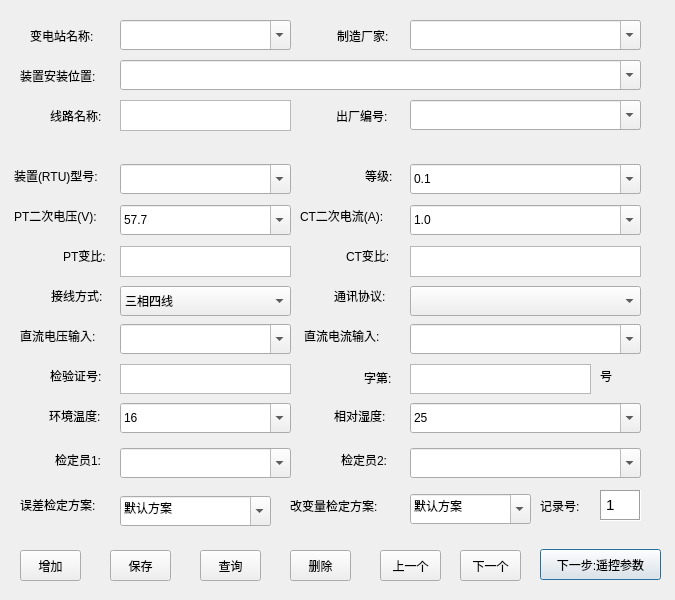
<?xml version="1.0" encoding="UTF-8"?>
<ui version="4.0">
 <class>rtu_para</class>
 <widget class="QDialog" name="rtu_para">
  <property name="geometry">
   <rect>
    <x>0</x>
    <y>0</y>
    <width>675</width>
    <height>600</height>
   </rect>
  </property>
  <property name="sizePolicy">
   <sizepolicy hsizetype="Fixed" vsizetype="Fixed">
    <horstretch>0</horstretch>
    <verstretch>0</verstretch>
   </sizepolicy>
  </property>
  <property name="cursor">
   <cursorShape>ArrowCursor</cursorShape>
  </property>
  <property name="windowTitle">
   <string notr="true">RTU基本参数录入</string>
  </property>
  <property name="locale">
   <locale language="Chinese" country="China"/>
  </property>
  <widget class="QComboBox" name="cb_rtu_station">
   <property name="geometry">
    <rect>
     <x>120</x>
     <y>20</y>
     <width>171</width>
     <height>30</height>
    </rect>
   </property>
   <property name="locale">
    <locale language="Chinese" country="China"/>
   </property>
   <property name="editable">
    <bool>true</bool>
   </property>
   <property name="maxVisibleItems">
    <number>5</number>
   </property>
   <property name="insertPolicy">
    <enum>QComboBox::InsertAtBottom</enum>
   </property>
  </widget>
  <widget class="QLabel" name="label">
   <property name="geometry">
    <rect>
     <x>30</x>
     <y>20</y>
     <width>101</width>
     <height>31</height>
    </rect>
   </property>
   <property name="locale">
    <locale language="Chinese" country="China"/>
   </property>
   <property name="text">
    <string>变电站名称:</string>
   </property>
  </widget>
  <widget class="QComboBox" name="cb_rtu_producer">
   <property name="geometry">
    <rect>
     <x>410</x>
     <y>20</y>
     <width>231</width>
     <height>30</height>
    </rect>
   </property>
   <property name="editable">
    <bool>true</bool>
   </property>
   <property name="maxVisibleItems">
    <number>5</number>
   </property>
  </widget>
  <widget class="QLabel" name="label_2">
   <property name="geometry">
    <rect>
     <x>337</x>
     <y>20</y>
     <width>81</width>
     <height>31</height>
    </rect>
   </property>
   <property name="text">
    <string>制造厂家:</string>
   </property>
  </widget>
  <widget class="QLabel" name="label_3">
   <property name="geometry">
    <rect>
     <x>20</x>
     <y>60</y>
     <width>101</width>
     <height>31</height>
    </rect>
   </property>
   <property name="locale">
    <locale language="Chinese" country="China"/>
   </property>
   <property name="text">
    <string>装置安装位置:</string>
   </property>
  </widget>
  <widget class="QComboBox" name="cb_position">
   <property name="geometry">
    <rect>
     <x>120</x>
     <y>60</y>
     <width>521</width>
     <height>30</height>
    </rect>
   </property>
   <property name="editable">
    <bool>true</bool>
   </property>
  </widget>
  <widget class="QLabel" name="label_4">
   <property name="geometry">
    <rect>
     <x>50</x>
     <y>100</y>
     <width>101</width>
     <height>31</height>
    </rect>
   </property>
   <property name="text">
    <string>线路名称:</string>
   </property>
  </widget>
  <widget class="QComboBox" name="cb_rtu_number">
   <property name="geometry">
    <rect>
     <x>410</x>
     <y>100</y>
     <width>231</width>
     <height>30</height>
    </rect>
   </property>
   <property name="editable">
    <bool>true</bool>
   </property>
   <property name="maxVisibleItems">
    <number>5</number>
   </property>
  </widget>
  <widget class="QLabel" name="label_5">
   <property name="geometry">
    <rect>
     <x>336</x>
     <y>100</y>
     <width>101</width>
     <height>31</height>
    </rect>
   </property>
   <property name="text">
    <string>出厂编号:</string>
   </property>
  </widget>
  <widget class="QLabel" name="label_6">
   <property name="geometry">
    <rect>
     <x>14</x>
     <y>160</y>
     <width>121</width>
     <height>31</height>
    </rect>
   </property>
   <property name="text">
    <string>装置(RTU)型号:</string>
   </property>
  </widget>
  <widget class="QComboBox" name="cb_rtu_type">
   <property name="geometry">
    <rect>
     <x>120</x>
     <y>164</y>
     <width>171</width>
     <height>30</height>
    </rect>
   </property>
   <property name="editable">
    <bool>true</bool>
   </property>
   <property name="maxVisibleItems">
    <number>5</number>
   </property>
  </widget>
  <widget class="QLabel" name="label_7">
   <property name="geometry">
    <rect>
     <x>365</x>
     <y>160</y>
     <width>101</width>
     <height>31</height>
    </rect>
   </property>
   <property name="text">
    <string>等级:</string>
   </property>
  </widget>
  <widget class="QComboBox" name="cb_rtu_grade">
   <property name="geometry">
    <rect>
     <x>410</x>
     <y>164</y>
     <width>231</width>
     <height>30</height>
    </rect>
   </property>
   <property name="editable">
    <bool>true</bool>
   </property>
   <property name="maxVisibleItems">
    <number>5</number>
   </property>
   <item>
    <property name="text">
     <string>0.1</string>
    </property>
   </item>
   <item>
    <property name="text">
     <string>0.2</string>
    </property>
   </item>
   <item>
    <property name="text">
     <string>0.5</string>
    </property>
   </item>
   <item>
    <property name="text">
     <string>1</string>
    </property>
   </item>
  </widget>
  <widget class="QLabel" name="label_8">
   <property name="geometry">
    <rect>
     <x>14</x>
     <y>200</y>
     <width>101</width>
     <height>31</height>
    </rect>
   </property>
   <property name="text">
    <string>PT二次电压(V):</string>
   </property>
  </widget>
  <widget class="QComboBox" name="cb_twice_v">
   <property name="geometry">
    <rect>
     <x>120</x>
     <y>205</y>
     <width>171</width>
     <height>30</height>
    </rect>
   </property>
   <property name="editable">
    <bool>true</bool>
   </property>
   <property name="maxVisibleItems">
    <number>5</number>
   </property>
   <item>
    <property name="text">
     <string>57.7</string>
    </property>
   </item>
   <item>
    <property name="text">
     <string>100</string>
    </property>
   </item>
   <item>
    <property name="text">
     <string>220</string>
    </property>
   </item>
   <item>
    <property name="text">
     <string>380</string>
    </property>
   </item>
  </widget>
  <widget class="QLabel" name="label_9">
   <property name="geometry">
    <rect>
     <x>300</x>
     <y>200</y>
     <width>101</width>
     <height>31</height>
    </rect>
   </property>
   <property name="text">
    <string>CT二次电流(A):</string>
   </property>
  </widget>
  <widget class="QComboBox" name="cb_twice_a">
   <property name="geometry">
    <rect>
     <x>410</x>
     <y>205</y>
     <width>231</width>
     <height>30</height>
    </rect>
   </property>
   <property name="editable">
    <bool>true</bool>
   </property>
   <property name="maxVisibleItems">
    <number>5</number>
   </property>
   <item>
    <property name="text">
     <string>1.0</string>
    </property>
   </item>
   <item>
    <property name="text">
     <string>2.0</string>
    </property>
   </item>
   <item>
    <property name="text">
     <string>5.0</string>
    </property>
   </item>
   <item>
    <property name="text">
     <string>20.0</string>
    </property>
   </item>
  </widget>
  <widget class="QLabel" name="label_10">
   <property name="geometry">
    <rect>
     <x>63</x>
     <y>240</y>
     <width>101</width>
     <height>31</height>
    </rect>
   </property>
   <property name="text">
    <string>PT变比:</string>
   </property>
  </widget>
  <widget class="QLabel" name="label_11">
   <property name="geometry">
    <rect>
     <x>346</x>
     <y>240</y>
     <width>101</width>
     <height>31</height>
    </rect>
   </property>
   <property name="text">
    <string>CT变比:</string>
   </property>
  </widget>
  <widget class="QLabel" name="label_12">
   <property name="geometry">
    <rect>
     <x>51</x>
     <y>280</y>
     <width>101</width>
     <height>31</height>
    </rect>
   </property>
   <property name="text">
    <string>接线方式:</string>
   </property>
  </widget>
  <widget class="QComboBox" name="cb_rtu_lineway">
   <property name="geometry">
    <rect>
     <x>120</x>
     <y>286</y>
     <width>171</width>
     <height>30</height>
    </rect>
   </property>
   <property name="maxVisibleItems">
    <number>5</number>
   </property>
   <item>
    <property name="text">
     <string>三相四线</string>
    </property>
   </item>
   <item>
    <property name="text">
     <string>三相三线</string>
    </property>
   </item>
   <item>
    <property name="text">
     <string>三相四线(无IB)</string>
    </property>
   </item>
   <item>
    <property name="text">
     <string>三相三线(加IB)</string>
    </property>
   </item>
  </widget>
  <widget class="QLabel" name="label_13">
   <property name="geometry">
    <rect>
     <x>334</x>
     <y>280</y>
     <width>101</width>
     <height>31</height>
    </rect>
   </property>
   <property name="text">
    <string>通讯协议:</string>
   </property>
  </widget>
  <widget class="QComboBox" name="cb_rtu_protocl">
   <property name="geometry">
    <rect>
     <x>410</x>
     <y>286</y>
     <width>231</width>
     <height>30</height>
    </rect>
   </property>
   <property name="maxVisibleItems">
    <number>5</number>
   </property>
  </widget>
  <widget class="QLabel" name="label_14">
   <property name="geometry">
    <rect>
     <x>20</x>
     <y>320</y>
     <width>101</width>
     <height>31</height>
    </rect>
   </property>
   <property name="text">
    <string>直流电压输入:</string>
   </property>
  </widget>
  <widget class="QComboBox" name="cb_dc_V">
   <property name="geometry">
    <rect>
     <x>120</x>
     <y>324</y>
     <width>171</width>
     <height>30</height>
    </rect>
   </property>
   <property name="editable">
    <bool>true</bool>
   </property>
   <property name="maxVisibleItems">
    <number>5</number>
   </property>
  </widget>
  <widget class="QLabel" name="label_15">
   <property name="geometry">
    <rect>
     <x>304</x>
     <y>320</y>
     <width>101</width>
     <height>31</height>
    </rect>
   </property>
   <property name="text">
    <string>直流电流输入:</string>
   </property>
  </widget>
  <widget class="QComboBox" name="cb_dc_A">
   <property name="geometry">
    <rect>
     <x>410</x>
     <y>324</y>
     <width>231</width>
     <height>30</height>
    </rect>
   </property>
   <property name="editable">
    <bool>true</bool>
   </property>
   <property name="maxVisibleItems">
    <number>5</number>
   </property>
  </widget>
  <widget class="QLabel" name="label_16">
   <property name="geometry">
    <rect>
     <x>50</x>
     <y>360</y>
     <width>101</width>
     <height>31</height>
    </rect>
   </property>
   <property name="text">
    <string>检验证号:</string>
   </property>
  </widget>
  <widget class="QLabel" name="label_17">
   <property name="geometry">
    <rect>
     <x>364</x>
     <y>370</y>
     <width>41</width>
     <height>16</height>
    </rect>
   </property>
   <property name="text">
    <string>字第:</string>
   </property>
  </widget>
  <widget class="QLabel" name="label_18">
   <property name="geometry">
    <rect>
     <x>49</x>
     <y>400</y>
     <width>101</width>
     <height>31</height>
    </rect>
   </property>
   <property name="text">
    <string>环境温度:</string>
   </property>
  </widget>
  <widget class="QComboBox" name="cb_temper">
   <property name="geometry">
    <rect>
     <x>120</x>
     <y>403</y>
     <width>171</width>
     <height>30</height>
    </rect>
   </property>
   <property name="editable">
    <bool>true</bool>
   </property>
   <property name="maxVisibleItems">
    <number>5</number>
   </property>
   <item>
    <property name="text">
     <string>16</string>
    </property>
   </item>
   <item>
    <property name="text">
     <string>17</string>
    </property>
   </item>
   <item>
    <property name="text">
     <string>18</string>
    </property>
   </item>
   <item>
    <property name="text">
     <string>19</string>
    </property>
   </item>
   <item>
    <property name="text">
     <string>20</string>
    </property>
   </item>
   <item>
    <property name="text">
     <string>21</string>
    </property>
   </item>
   <item>
    <property name="text">
     <string>22</string>
    </property>
   </item>
   <item>
    <property name="text">
     <string>23</string>
    </property>
   </item>
   <item>
    <property name="text">
     <string>24</string>
    </property>
   </item>
   <item>
    <property name="text">
     <string>25</string>
    </property>
   </item>
   <item>
    <property name="text">
     <string>26</string>
    </property>
   </item>
   <item>
    <property name="text">
     <string>27</string>
    </property>
   </item>
   <item>
    <property name="text">
     <string>28</string>
    </property>
   </item>
   <item>
    <property name="text">
     <string>29</string>
    </property>
   </item>
   <item>
    <property name="text">
     <string>30</string>
    </property>
   </item>
   <item>
    <property name="text">
     <string>31</string>
    </property>
   </item>
   <item>
    <property name="text">
     <string>32</string>
    </property>
   </item>
   <item>
    <property name="text">
     <string>33</string>
    </property>
   </item>
   <item>
    <property name="text">
     <string>34</string>
    </property>
   </item>
   <item>
    <property name="text">
     <string>35</string>
    </property>
   </item>
   <item>
    <property name="text">
     <string>36</string>
    </property>
   </item>
   <item>
    <property name="text">
     <string>37</string>
    </property>
   </item>
   <item>
    <property name="text">
     <string>38</string>
    </property>
   </item>
   <item>
    <property name="text">
     <string>39</string>
    </property>
   </item>
   <item>
    <property name="text">
     <string>40</string>
    </property>
   </item>
  </widget>
  <widget class="QLabel" name="label_19">
   <property name="geometry">
    <rect>
     <x>55</x>
     <y>444</y>
     <width>101</width>
     <height>31</height>
    </rect>
   </property>
   <property name="text">
    <string>检定员1:</string>
   </property>
  </widget>
  <widget class="QComboBox" name="cb_checker1">
   <property name="geometry">
    <rect>
     <x>120</x>
     <y>448</y>
     <width>171</width>
     <height>30</height>
    </rect>
   </property>
   <property name="editable">
    <bool>true</bool>
   </property>
   <property name="maxVisibleItems">
    <number>5</number>
   </property>
  </widget>
  <widget class="QLabel" name="label_20">
   <property name="geometry">
    <rect>
     <x>334</x>
     <y>400</y>
     <width>81</width>
     <height>31</height>
    </rect>
   </property>
   <property name="text">
    <string>相对湿度:</string>
   </property>
  </widget>
  <widget class="QComboBox" name="cb_humdity">
   <property name="geometry">
    <rect>
     <x>410</x>
     <y>403</y>
     <width>231</width>
     <height>30</height>
    </rect>
   </property>
   <property name="editable">
    <bool>true</bool>
   </property>
   <property name="maxVisibleItems">
    <number>5</number>
   </property>
   <item>
    <property name="text">
     <string>25</string>
    </property>
   </item>
   <item>
    <property name="text">
     <string>26</string>
    </property>
   </item>
   <item>
    <property name="text">
     <string>27</string>
    </property>
   </item>
   <item>
    <property name="text">
     <string>28</string>
    </property>
   </item>
   <item>
    <property name="text">
     <string>29</string>
    </property>
   </item>
   <item>
    <property name="text">
     <string>30</string>
    </property>
   </item>
   <item>
    <property name="text">
     <string>31</string>
    </property>
   </item>
   <item>
    <property name="text">
     <string>32</string>
    </property>
   </item>
   <item>
    <property name="text">
     <string>33</string>
    </property>
   </item>
   <item>
    <property name="text">
     <string>34</string>
    </property>
   </item>
   <item>
    <property name="text">
     <string>35</string>
    </property>
   </item>
   <item>
    <property name="text">
     <string>36</string>
    </property>
   </item>
   <item>
    <property name="text">
     <string>37</string>
    </property>
   </item>
   <item>
    <property name="text">
     <string>38</string>
    </property>
   </item>
   <item>
    <property name="text">
     <string>39</string>
    </property>
   </item>
   <item>
    <property name="text">
     <string>40</string>
    </property>
   </item>
   <item>
    <property name="text">
     <string>41</string>
    </property>
   </item>
   <item>
    <property name="text">
     <string>42</string>
    </property>
   </item>
   <item>
    <property name="text">
     <string>43</string>
    </property>
   </item>
   <item>
    <property name="text">
     <string>44</string>
    </property>
   </item>
   <item>
    <property name="text">
     <string>45</string>
    </property>
   </item>
   <item>
    <property name="text">
     <string>46</string>
    </property>
   </item>
   <item>
    <property name="text">
     <string>47</string>
    </property>
   </item>
   <item>
    <property name="text">
     <string>48</string>
    </property>
   </item>
   <item>
    <property name="text">
     <string>49</string>
    </property>
   </item>
   <item>
    <property name="text">
     <string>50</string>
    </property>
   </item>
   <item>
    <property name="text">
     <string>51</string>
    </property>
   </item>
   <item>
    <property name="text">
     <string>52</string>
    </property>
   </item>
   <item>
    <property name="text">
     <string>53</string>
    </property>
   </item>
   <item>
    <property name="text">
     <string>54</string>
    </property>
   </item>
   <item>
    <property name="text">
     <string>55</string>
    </property>
   </item>
   <item>
    <property name="text">
     <string>56</string>
    </property>
   </item>
   <item>
    <property name="text">
     <string>57</string>
    </property>
   </item>
   <item>
    <property name="text">
     <string>58</string>
    </property>
   </item>
   <item>
    <property name="text">
     <string>59</string>
    </property>
   </item>
   <item>
    <property name="text">
     <string>60</string>
    </property>
   </item>
   <item>
    <property name="text">
     <string>61</string>
    </property>
   </item>
   <item>
    <property name="text">
     <string>62</string>
    </property>
   </item>
   <item>
    <property name="text">
     <string>63</string>
    </property>
   </item>
   <item>
    <property name="text">
     <string>64</string>
    </property>
   </item>
   <item>
    <property name="text">
     <string>65</string>
    </property>
   </item>
   <item>
    <property name="text">
     <string>66</string>
    </property>
   </item>
   <item>
    <property name="text">
     <string>67</string>
    </property>
   </item>
   <item>
    <property name="text">
     <string>68</string>
    </property>
   </item>
   <item>
    <property name="text">
     <string>69</string>
    </property>
   </item>
   <item>
    <property name="text">
     <string>70</string>
    </property>
   </item>
   <item>
    <property name="text">
     <string>71</string>
    </property>
   </item>
   <item>
    <property name="text">
     <string>72</string>
    </property>
   </item>
   <item>
    <property name="text">
     <string>73</string>
    </property>
   </item>
   <item>
    <property name="text">
     <string>74</string>
    </property>
   </item>
   <item>
    <property name="text">
     <string>75</string>
    </property>
   </item>
   <item>
    <property name="text">
     <string>76</string>
    </property>
   </item>
   <item>
    <property name="text">
     <string>77</string>
    </property>
   </item>
   <item>
    <property name="text">
     <string>78</string>
    </property>
   </item>
   <item>
    <property name="text">
     <string>79</string>
    </property>
   </item>
   <item>
    <property name="text">
     <string>80</string>
    </property>
   </item>
   <item>
    <property name="text">
     <string>81</string>
    </property>
   </item>
   <item>
    <property name="text">
     <string>82</string>
    </property>
   </item>
   <item>
    <property name="text">
     <string>83</string>
    </property>
   </item>
   <item>
    <property name="text">
     <string>84</string>
    </property>
   </item>
   <item>
    <property name="text">
     <string>85</string>
    </property>
   </item>
   <item>
    <property name="text">
     <string>86</string>
    </property>
   </item>
   <item>
    <property name="text">
     <string>87</string>
    </property>
   </item>
   <item>
    <property name="text">
     <string>88</string>
    </property>
   </item>
   <item>
    <property name="text">
     <string>89</string>
    </property>
   </item>
   <item>
    <property name="text">
     <string>90</string>
    </property>
   </item>
  </widget>
  <widget class="QLabel" name="label_21">
   <property name="geometry">
    <rect>
     <x>341</x>
     <y>444</y>
     <width>101</width>
     <height>31</height>
    </rect>
   </property>
   <property name="text">
    <string>检定员2:</string>
   </property>
  </widget>
  <widget class="QComboBox" name="cb_checker2">
   <property name="geometry">
    <rect>
     <x>410</x>
     <y>448</y>
     <width>231</width>
     <height>30</height>
    </rect>
   </property>
   <property name="editable">
    <bool>true</bool>
   </property>
   <property name="maxVisibleItems">
    <number>5</number>
   </property>
  </widget>
  <widget class="QLabel" name="label_22">
   <property name="geometry">
    <rect>
     <x>290</x>
     <y>490</y>
     <width>121</width>
     <height>31</height>
    </rect>
   </property>
   <property name="text">
    <string>改变量检定方案:</string>
   </property>
  </widget>
  <widget class="QComboBox" name="cb_variable_check">
   <property name="geometry">
    <rect>
     <x>410</x>
     <y>494</y>
     <width>121</width>
     <height>30</height>
    </rect>
   </property>
   <property name="editable">
    <bool>true</bool>
   </property>
   <property name="maxVisibleItems">
    <number>5</number>
   </property>
   <item>
    <property name="text">
     <string>默认方案</string>
    </property>
   </item>
  </widget>
  <widget class="QComboBox" name="cb_error_check">
   <property name="geometry">
    <rect>
     <x>120</x>
     <y>496</y>
     <width>151</width>
     <height>30</height>
    </rect>
   </property>
   <property name="editable">
    <bool>true</bool>
   </property>
   <property name="maxVisibleItems">
    <number>5</number>
   </property>
   <item>
    <property name="text">
     <string>默认方案</string>
    </property>
   </item>
  </widget>
  <widget class="QLabel" name="label_23">
   <property name="geometry">
    <rect>
     <x>20</x>
     <y>490</y>
     <width>100</width>
     <height>30</height>
    </rect>
   </property>
   <property name="text">
    <string>误差检定方案:</string>
   </property>
  </widget>
  <widget class="QLabel" name="label_24">
   <property name="geometry">
    <rect>
     <x>540</x>
     <y>490</y>
     <width>51</width>
     <height>31</height>
    </rect>
   </property>
   <property name="text">
    <string>记录号:</string>
   </property>
  </widget>
  <widget class="QLabel" name="label_25">
   <property name="geometry">
    <rect>
     <x>600</x>
     <y>360</y>
     <width>31</width>
     <height>31</height>
    </rect>
   </property>
   <property name="text">
    <string>号</string>
   </property>
  </widget>
  <widget class="QPushButton" name="pb_tel_para">
   <property name="geometry">
    <rect>
     <x>540</x>
     <y>549</y>
     <width>121</width>
     <height>31</height>
    </rect>
   </property>
   <property name="text">
    <string>下一步:遥控参数</string>
   </property>
  </widget>
  <widget class="QTextEdit" name="te_rtu_line">
   <property name="geometry">
    <rect>
     <x>120</x>
     <y>100</y>
     <width>171</width>
     <height>31</height>
    </rect>
   </property>
   <property name="tabChangesFocus">
    <bool>true</bool>
   </property>
  </widget>
  <widget class="QTextEdit" name="te_uid_number">
   <property name="geometry">
    <rect>
     <x>410</x>
     <y>364</y>
     <width>181</width>
     <height>30</height>
    </rect>
   </property>
   <property name="tabChangesFocus">
    <bool>true</bool>
   </property>
  </widget>
  <widget class="QTextEdit" name="te_record_page">
   <property name="geometry">
    <rect>
     <x>600</x>
     <y>490</y>
     <width>41</width>
     <height>31</height>
    </rect>
   </property>
   <property name="layoutDirection">
    <enum>Qt::LeftToRight</enum>
   </property>
   <property name="locale">
    <locale language="Chinese" country="China"/>
   </property>
   <property name="frameShape">
    <enum>QFrame::Box</enum>
   </property>
   <property name="readOnly">
    <bool>true</bool>
   </property>
   <property name="html">
    <string>&lt;!DOCTYPE HTML PUBLIC &quot;-//W3C//DTD HTML 4.0//EN&quot; &quot;http://www.w3.org/TR/REC-html40/strict.dtd&quot;&gt;
&lt;html&gt;&lt;head&gt;&lt;meta name=&quot;qrichtext&quot; content=&quot;1&quot; /&gt;&lt;style type=&quot;text/css&quot;&gt;
p, li { white-space: pre-wrap; }
&lt;/style&gt;&lt;/head&gt;&lt;body style=&quot; font-family:'Ubuntu'; font-size:11pt; font-weight:400; font-style:normal;&quot;&gt;
&lt;p style=&quot; margin-top:0px; margin-bottom:0px; margin-left:0px; margin-right:0px; -qt-block-indent:0; text-indent:0px;&quot;&gt;1&lt;/p&gt;&lt;/body&gt;&lt;/html&gt;</string>
   </property>
   <property name="textInteractionFlags">
    <set>Qt::NoTextInteraction</set>
   </property>
  </widget>
  <widget class="QTextEdit" name="te_check_number">
   <property name="geometry">
    <rect>
     <x>120</x>
     <y>364</y>
     <width>171</width>
     <height>30</height>
    </rect>
   </property>
   <property name="tabChangesFocus">
    <bool>true</bool>
   </property>
  </widget>
  <widget class="QTextEdit" name="te_PT_Ratio">
   <property name="geometry">
    <rect>
     <x>120</x>
     <y>246</y>
     <width>171</width>
     <height>31</height>
    </rect>
   </property>
   <property name="locale">
    <locale language="Chinese" country="China"/>
   </property>
   <property name="tabChangesFocus">
    <bool>true</bool>
   </property>
  </widget>
  <widget class="QTextEdit" name="te_CT_Ratio">
   <property name="geometry">
    <rect>
     <x>410</x>
     <y>246</y>
     <width>231</width>
     <height>31</height>
    </rect>
   </property>
   <property name="tabChangesFocus">
    <bool>true</bool>
   </property>
  </widget>
  <widget class="QPushButton" name="pb_add">
   <property name="geometry">
    <rect>
     <x>20</x>
     <y>550</y>
     <width>61</width>
     <height>31</height>
    </rect>
   </property>
   <property name="locale">
    <locale language="Chinese" country="China"/>
   </property>
   <property name="text">
    <string>增加</string>
   </property>
  </widget>
  <widget class="QPushButton" name="pb_save">
   <property name="geometry">
    <rect>
     <x>110</x>
     <y>550</y>
     <width>61</width>
     <height>31</height>
    </rect>
   </property>
   <property name="text">
    <string>保存</string>
   </property>
  </widget>
  <widget class="QPushButton" name="pb_search">
   <property name="geometry">
    <rect>
     <x>200</x>
     <y>550</y>
     <width>61</width>
     <height>31</height>
    </rect>
   </property>
   <property name="text">
    <string>查询</string>
   </property>
  </widget>
  <widget class="QPushButton" name="pb_delete">
   <property name="geometry">
    <rect>
     <x>290</x>
     <y>550</y>
     <width>61</width>
     <height>31</height>
    </rect>
   </property>
   <property name="text">
    <string>删除</string>
   </property>
  </widget>
  <widget class="QPushButton" name="pb_previous">
   <property name="geometry">
    <rect>
     <x>380</x>
     <y>550</y>
     <width>61</width>
     <height>31</height>
    </rect>
   </property>
   <property name="text">
    <string>上一个</string>
   </property>
  </widget>
  <widget class="QPushButton" name="pb_next">
   <property name="geometry">
    <rect>
     <x>460</x>
     <y>550</y>
     <width>61</width>
     <height>31</height>
    </rect>
   </property>
   <property name="text">
    <string>下一个</string>
   </property>
  </widget>
 </widget>
 <resources/>
 <connections/>
</ui>
